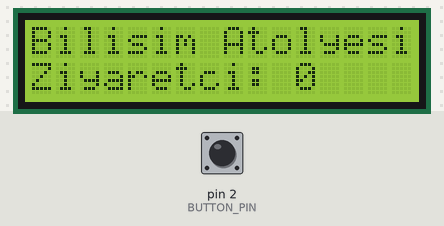
Bench run of a sketch on a simulated Arduino Uno, built with avr-gcc and run on an emulated ATmega328P. On the bench: 16×2 character LCD. Inputs (shaded band) come from the test bench; at power-on: pin 2 (BUTTON_PIN) HIGH. What the sketch prints to the serial monitor is not drawn.

Above: at 1.3 s.
1.4 s: pin 2 (BUTTON_PIN) pulled LOW for 0.15 s
At 2.6 s:
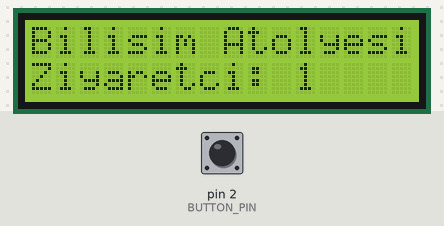
3.0 s: pin 2 (BUTTON_PIN) pulled LOW for 1 s
At 3.9 s:
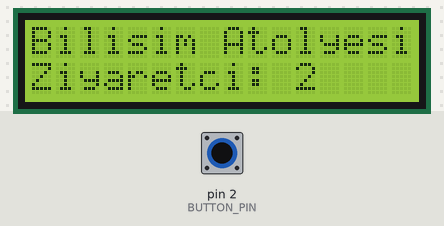
5.5 s: pin 2 (BUTTON_PIN) pulled LOW for 0.15 s
At 5.8 s:
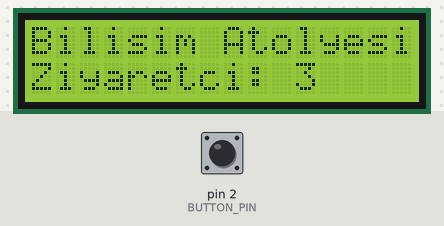
7.1 s: pin 2 (BUTTON_PIN) pulled LOW for 1 s
At 8.2 s:
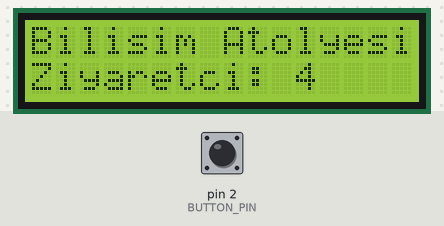
Timing chart, 0 to 10.1 s (numbered marks = the images above; inputs shaded):
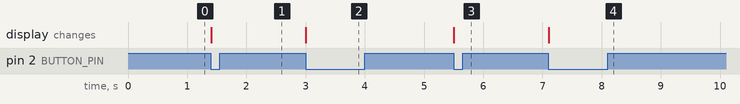

Measured:
- after the input at 1.4 s, the display: changes at once (image 1)
- after the input at 3.0 s, the display: changes at once (image 2)
- after the input at 5.5 s, the display: changes at once (image 3)
- after the input at 7.1 s, the display: changes at once (image 4)

The sketch:

Sinif_7_I2C_LCD_Sayac.ino
```cpp
/* ==============================================================================
 * PROJE ADI: 7. Sınıf - 2x16 I2C LCD Ekranda Sayaç ve Metin Gösterimi
 * HEDEF SEVİYE: 7. Sınıf (12-13 Yaş / Endüstriyel Haberleşme & Arayüzler)
 *
 * PROJENİN AMACI VE ÇALIŞMA MANTIĞI:
 * Bu projede öğrenciler, projelerine kullanıcı arayüzü (UI) kazandırmak amacıyla
 * endüstri standardı I2C (Inter-Integrated Circuit) iki telli seri haberleşme protokolünü
 * öğrenirler. Normalde 16 pin gerektiren bir LCD ekranı, I2C sürücü modülü sayesinde
 * sadece 2 haberleşme pini (SDA ve SCL) ile kontrol ederler.
 *
 * ÇALIŞMA MANTIĞI:
 * 1. Arduino, I2C bus üzerinden 0x27 adresindeki LCD entegresine komut gönderir.
 * 2. 1. Satırda sabit karşılama başlığı ("Bilisim Atolyesi") gösterilir.
 * 3. 2. Satırda butona basılma sayısını tutan dinamik bir sayaç ("Ziyaretci: XX") yer alır.
 * 4. Butona her basıldığında (yazılımsal ark önleme / debounce ile) sayaç bir artar
 *    ve LCD ekran temizlenmeden sadece ilgili koordinat güncellenerek titreşimsiz yazılır.
 *
 * GEREKLİ DEVRE ELEMANLARI LİSTESİ:
 * - 1 x Arduino Uno R3
 * - 1 x Breadboard
 * - 1 x 16x2 Karakter LCD Ekran (Arkasına Lehimli I2C Modüllü - PCF8574)
 * - 1 x 4 Bacaklı Push Buton
 * - 6 x Erkek-Dişi ve Erkek-Erkek Jumper Kablo
 * - 1 x USB Tip-B Kablo
 *
 * DETAYLI PİN BAĞLANTI TABLOSU:
 * -----------------------------------------------------------------------------
 * Arduino Pini       | Bileşen Bacağı          | Açıklama / Not
 * -----------------------------------------------------------------------------
 * 5V (Güç)           | LCD VCC                 | LCD ekran arka ışık ve mantık beslemesi
 * GND (Toprak)       | LCD GND                 | Ortak toprak hattı
 * A4 (SDA)           | LCD SDA                 | I2C Seri Veri Hattı (Serial Data)
 * A5 (SCL)           | LCD SCL                 | I2C Seri Saat Hattı (Serial Clock)
 * Pin 2 (Dijital)    | Buton 1. Bacağı         | Dahili INPUT_PULLUP kullanılır
 * GND (Toprak)       | Buton Çapraz Bacağı     | Butona basılınca sıfırlama hattı
 * -----------------------------------------------------------------------------
 *
 * GEREKLİ KÜTÜPHANELER:
 * 1. Wire.h (Arduino çekirdeğinde yerleşik - I2C iletişimi için)
 * 2. LiquidCrystal_I2C.h
 *    Kurulum: Arduino IDE -> Araçlar -> Kütüphaneleri Yönet ->
 *    Arama kutusuna "LiquidCrystal I2C" yazıp "Frank de Brabander" sürümünü kurunuz.
 * ============================================================================== */

#include <Wire.h>              // I2C iletişim kütüphanesi
#include <LiquidCrystal_I2C.h> // I2C LCD kütüphanesi

// Pin Tanımlamaları
const int BUTTON_PIN = 2; // Sayacı artıracak buton pini

// LCD Yapılandırması: (I2C Adresi, Sütun Sayısı, Satır Sayısı)
// Yaygın I2C adresleri 0x27 veya 0x3F'tir. Ekranınız yanmıyorsa adresi 0x3F deneyiniz.
LiquidCrystal_I2C lcd(0x27, 16, 2);

// Sayaç ve Buton Kontrol Değişkenleri
int counter = 0;
int lastButtonState = HIGH; // PULLUP modunda basılmadığında HIGH'dır

void setup() {
  // Buton pinini dahili dirençle giriş olarak tanımlıyoruz
  pinMode(BUTTON_PIN, INPUT_PULLUP);

  // LCD ekranı başlatıyoruz
  lcd.init();
  lcd.backlight(); // Arka ışığı (mavi/yeşil LED) aç

  // 1. Satıra Hoş Geldiniz Başlığı (0. sütun, 0. satır)
  lcd.setCursor(0, 0);
  lcd.print("Bilisim Atolyesi");

  // 2. Satıra İlk Sayaç Değerini Yazdır (0. sütun, 1. satır)
  lcd.setCursor(0, 1);
  lcd.print("Ziyaretci: 0   ");

  // Seri portu bilgilendirme için aç
  Serial.begin(9600);
  Serial.println("=========================================");
  Serial.println("I2C LCD Sayac Sistemi Basariyla Baslatildi");
  Serial.println("=========================================");
}

void loop() {
  // Butonun anlık durumunu oku
  int currentButtonState = digitalRead(BUTTON_PIN);

  // Buton durumundaki değişimi yakala (HIGH'dan LOW'a geçiş anı = Butona basıldı)
  if (lastButtonState == HIGH && currentButtonState == LOW) {
    // Sayacı 1 artır
    counter++;

    // LCD 2. satırındaki sayıyı güncelle
    lcd.setCursor(11, 1);
    lcd.print(counter);
    lcd.print("   "); // Eski basamak artıklarını temizlemek için boşluk

    // Seri porta da log düş
    Serial.print("Yeni Sayac Degeri: ");
    Serial.println(counter);

    // Buton arkını (sıçrama / bouncing) önlemek için 200 ms bekleme
    delay(200);
  }

  // Son durumu güncelle
  lastButtonState = currentButtonState;
}
```
